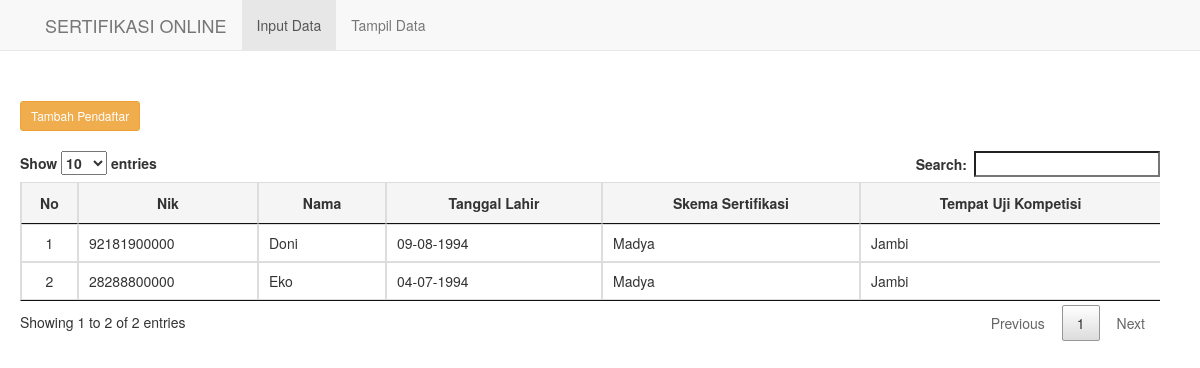
Screenshot of /index.php?page=tampil-data with the database file from the repository.
### tables this page shows
CREATE TABLE `sertifikasi` (
  `id_sert` int(5) NOT NULL,
  `id_pendaftar` int(5) NOT NULL,
  `skema` varchar(50) NOT NULL,
  `tempat_uji` varchar(50) NOT NULL,
  `rekomendasi` varchar(50) NOT NULL,
  `tgl_terbit` date NOT NULL
);

CREATE TABLE `pendaftar` (
  `id_pendaftar` int(5) NOT NULL,
  `nik` varchar(16) NOT NULL,
  `nama` varchar(50) NOT NULL,
  `tgl_lahir` date NOT NULL,
  `no_hp` varchar(13) NOT NULL,
  `email` varchar(50) NOT NULL,
  `organisasi` varchar(50) NOT NULL
);

### admin/tampil-data.php (the view)
<br>
<a href="index.php?page=tambah-pendaftar" class="btn btn-warning btn-sm"><i class="fa fa-check"></i>Tambah Pendaftar</a>
<br>
<br>
<div class="table-responsive">
	<table id="ngoding" class="table table-bordered table-hover">
		<thead>
		<tr>
			<th class="text-center active">No</th>
			<th class="text-center active">Nik</th>
            <th class="text-center active">Nama</th>
			<th class="text-center active">Tanggal Lahir</th>
			<th class="text-center active">Skema Sertifikasi</th>
            <th class="text-center active">Tempat Uji Kompetisi</th>
		</tr>
		</thead>
		<tbody>
		<?php
		$sql = mysqli_query($koneksi, "SELECT  pendaftar.*,sertifikasi.* FROM pendaftar JOIN sertifikasi USING (id_pendaftar)");
		if(mysqli_num_rows($sql) == 0){
			echo '<tr><td colspan="8">Data Tidak Ada.</td></tr>';
		}else{
			$no = 1;
			while($row = mysqli_fetch_assoc($sql)){
				$tgl_lahir = $row['tgl_lahir'];
		        $tgl_lahir   =    date('d-m-Y', strtotime($tgl_lahir));
            echo '
				<tr>
					<td class="text-center" width="10px">'.$no.'</td>
					<td>'.$row['nik'].'</td>
                    <td>'.$row['nama'].'</td>
					<td>'.$tgl_lahir.'</td>
					<td>'.$row['skema'].'</td>
					<td>'.$row['tempat_uji'].'</td>
					';
				echo '
					</td>
				</tr>
				';
				$no++;
			}
		}
		?>
		</tbody>
	</table>
	</div>

### index.php (shortened to what this page needs)
<?php
include("koneksi.php");
?>
<!DOCTYPE html>
<html lang="en">
  <head>
	<link href="css/bootstrap.min.css" rel="stylesheet">
	<link href="css/bootstrap-datepicker.css" rel="stylesheet">
    <link rel="stylesheet" type="text/css" href="css/jquery.dataTables.min.css">
  </head>
  <body>
    <div class="container">
    <header>
    <div class="row">
        <div class="col-md-12 header" id="site-header">
    <nav class="navbar navbar-default navbar-fixed-top">
      <div class="container">
        <div class="navbar-header" style="margin-left: 15px;">
          <a class="navbar-brand" href="#">SERTIFIKASI ONLINE</a>
        </div>
        <div id="navbar" class="navbar-collapse collapse">
          <ul class="nav navbar-nav">
            <li class="active"><a href="index.php?page=tambah-pendaftar">Input Data</a></li>
            <li><a href="index.php?page=tampil-data">Tampil Data</a></li>
          </ul>
        </div>
      </div>
    </nav>
        </div>
    </div>
 </header>
    <div class="row">
        <div class="col-md-12 articles" id="site-content">
        <?php
            if(isset($_GET['page'])){
                $page = $_GET['page'];
                switch ($page) {
                    case 'tampil-data':
                        include "admin/tampil-data.php";
                        break;
                }
            }else{
                include "admin/tambah-pendaftar.php";
            }
        ?>
        </div>
    </div>
  </body>
</html>

### index.php (style rules this page uses)
#site-content { margin-top: 80px; margin-left: -10px; margin-right: 15px; }

### rows the page displays
sertifikasi: id_pendaftar.nik "92181900000", id_pendaftar.nama "Doni", id_pendaftar.tgl_lahir "09-08-1994", skema "Madya", tempat_uji "Jambi"
sertifikasi: id_pendaftar.nik "28288800000", id_pendaftar.nama "Eko", id_pendaftar.tgl_lahir "04-07-1994", skema "Madya", tempat_uji "Jambi"
